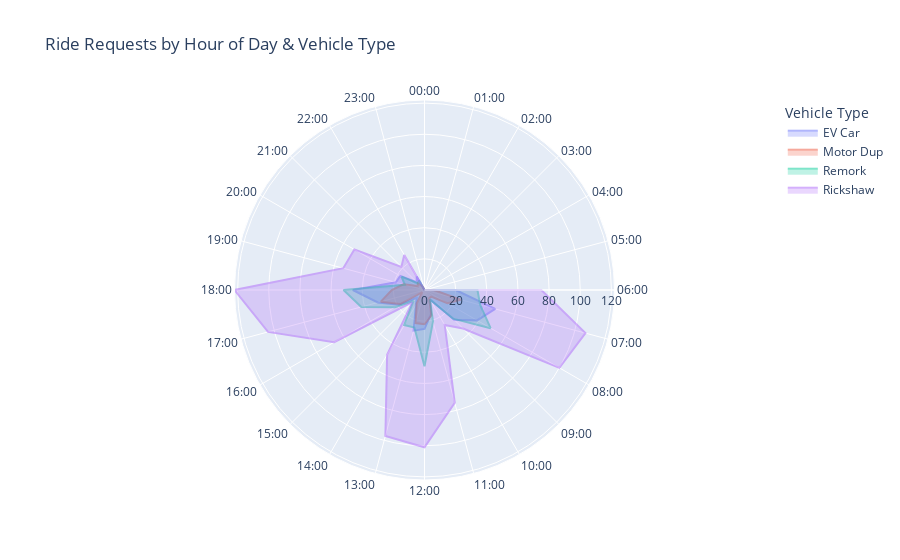

This figure's notebook cell:
### Code cell
# Polar Plot of Request Time by Vehicle Type
import plotly.graph_objects as go

# Extract hour from request_time
data_polar = data.copy()
data_polar['hour'] = pd.to_datetime(data_polar['request_time']).dt.hour

# Group by hour and vehicle type
polar_data = data_polar.groupby(['hour', 'vehicle_type'])['trip_id'].count().reset_index()
polar_data.columns = ['hour', 'vehicle_type', 'count']

hours_shown = list(range(0, 24))

fig = go.Figure()

for vehicle in polar_data['vehicle_type'].unique():
    df_v = polar_data[polar_data['vehicle_type'] == vehicle]

    # Build a full hour->count dict, default 0 for missing hours
    hour_count = dict(zip(df_v['hour'], df_v['count']))
    r     = [hour_count.get(h, 0) for h in hours_shown]
    theta = [h * (360 / 24) for h in hours_shown]

    # Close the shape by repeating first point
    r     = r + [r[0]]
    theta = theta + [theta[0]]

    fig.add_trace(go.Scatterpolar(
        r       = r,
        theta   = theta,
        mode    = 'lines',
        name    = vehicle,
        fill    = 'toself',
        opacity = 0.5,
        line    = dict(width=2),
    ))

fig.update_layout(
    title = 'Ride Requests by Hour of Day & Vehicle Type',
    polar = dict(
        angularaxis = dict(
            tickmode  = 'array',
            tickvals  = [h * (360 / 24) for h in hours_shown],
            ticktext  = [f"{h:02d}:00" for h in hours_shown],
            direction = 'clockwise',
            rotation  = 90,   # 00:00 starts at top
        ),
        radialaxis = dict(showticklabels=True),
    ),
    showlegend = True,
    legend     = dict(title='Vehicle Type'),
)

fig.show()

### Figure 1 — Plotly figure (JSON) as saved in the notebook; plotly's stock layout.template omitted (floating-point values rounded to 4 significant figures)
{"data": [{"fill": "toself", "line": {"width": 2}, "mode": "lines", "name": "EV Car", "opacity": 0.5, "r": [0, 0, 0, 0, 0, 0, 20, 47, 39, 27, 7, 16, 25, 27, 11, 7, 19, 31, 46, 19, 18, 7, 10, 0, 0], "theta": [0, 15, 30, 45, 60, 75, 90, 105, 120, 135, 150, 165, 180, 195, 210, 225, 240, 255, 270, 285, 300, 315, 330, 345, 0], "type": "scatterpolar"}, {"fill": "toself", "line": {"width": 2}, "mode": "lines", "name": "Motor Dup", "opacity": 0.5, "r": [0, 0, 0, 0, 0, 0, 6, 24, 17, 6, 6, 17, 22, 22, 10, 2, 18, 29, 21, 14, 5, 6, 3, 0, 0], "theta": [0, 15, 30, 45, 60, 75, 90, 105, 120, 135, 150, 165, 180, 195, 210, 225, 240, 255, 270, 285, 300, 315, 330, 345, 0], "type": "scatterpolar"}, {"fill": "toself", "line": {"width": 2}, "mode": "lines", "name": "Remork", "opacity": 0.5, "r": [0, 0, 0, 0, 0, 0, 34, 37, 49, 26, 7, 21, 49, 25, 26, 10, 22, 42, 52, 13, 17, 6, 7, 0, 0], "theta": [0, 15, 30, 45, 60, 75, 90, 105, 120, 135, 150, 165, 180, 195, 210, 225, 240, 255, 270, 285, 300, 315, 330, 345, 0], "type": "scatterpolar"}, {"fill": "toself", "line": {"width": 2}, "mode": "lines", "name": "Rickshaw", "opacity": 0.5, "r": [0, 0, 0, 0, 0, 0, 75, 107, 100, 35, 26, 75, 101, 97, 48, 11, 67, 104, 122, 54, 52, 21, 26, 0, 0], "theta": [0, 15, 30, 45, 60, 75, 90, 105, 120, 135, 150, 165, 180, 195, 210, 225, 240, 255, 270, 285, 300, 315, 330, 345, 0], "type": "scatterpolar"}], "layout": {"legend": {"title": {"text": "Vehicle Type"}}, "polar": {"angularaxis": {"direction": "clockwise", "rotation": 90, "tickmode": "array", "ticktext": ["00:00", "01:00", "02:00", "03:00", "04:00", "05:00", "06:00", "07:00", "08:00", "09:00", "10:00", "11:00", "12:00", "13:00", "14:00", "15:00", "16:00", "17:00", "18:00", "19:00", "20:00", "21:00", "22:00", "23:00"], "tickvals": [0, 15, 30, 45, 60, 75, 90, 105, 120, 135, 150, 165, 180, 195, 210, 225, 240, 255, 270, 285, 300, 315, 330, 345]}, "radialaxis": {"showticklabels": true}}, "showlegend": true, "title": {"text": "Ride Requests by Hour of Day & Vehicle Type"}}}
